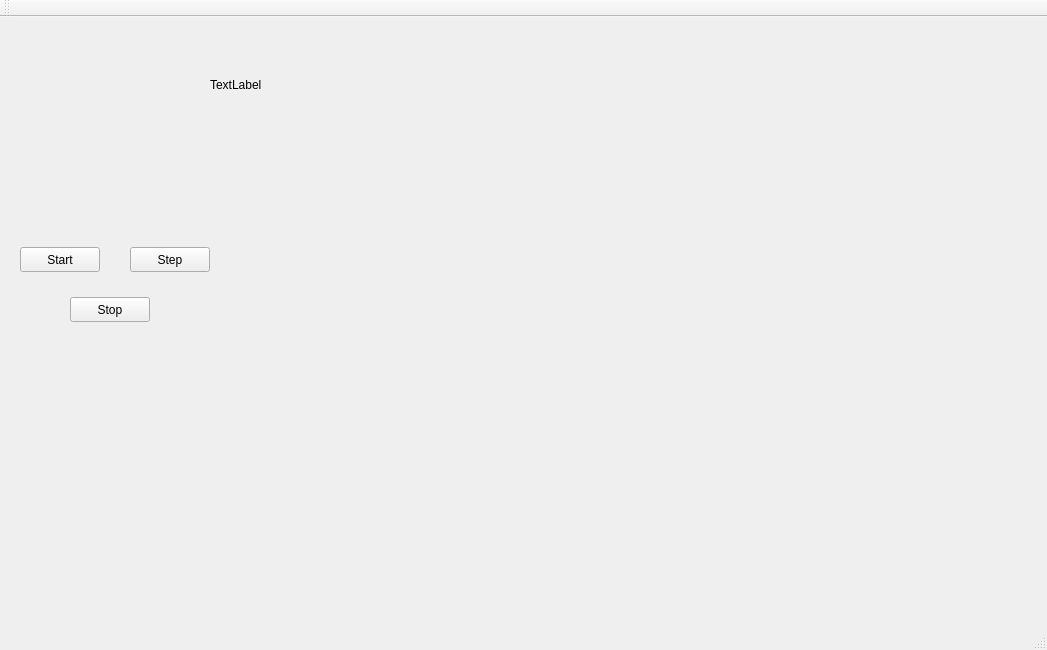
<?xml version="1.0" encoding="UTF-8"?>
<ui version="4.0">
 <class>MainWindow</class>
 <widget class="QMainWindow" name="MainWindow">
  <property name="geometry">
   <rect>
    <x>0</x>
    <y>0</y>
    <width>1047</width>
    <height>650</height>
   </rect>
  </property>
  <property name="windowTitle">
   <string>MainWindow</string>
  </property>
  <widget class="QWidget" name="centralWidget">
   <widget class="QPushButton" name="startButton">
    <property name="geometry">
     <rect>
      <x>20</x>
      <y>230</y>
      <width>80</width>
      <height>25</height>
     </rect>
    </property>
    <property name="text">
     <string>Start</string>
    </property>
   </widget>
   <widget class="QPushButton" name="stepButton">
    <property name="geometry">
     <rect>
      <x>130</x>
      <y>230</y>
      <width>80</width>
      <height>25</height>
     </rect>
    </property>
    <property name="text">
     <string>Step</string>
    </property>
   </widget>
   <widget class="QCustomPlot" name="Plot1" native="true">
    <property name="geometry">
     <rect>
      <x>430</x>
      <y>30</y>
      <width>541</width>
      <height>231</height>
     </rect>
    </property>
   </widget>
   <widget class="QCustomPlot" name="Plot2" native="true">
    <property name="geometry">
     <rect>
      <x>420</x>
      <y>320</y>
      <width>561</width>
      <height>231</height>
     </rect>
    </property>
   </widget>
   <widget class="QPushButton" name="stopButton">
    <property name="geometry">
     <rect>
      <x>70</x>
      <y>280</y>
      <width>80</width>
      <height>25</height>
     </rect>
    </property>
    <property name="text">
     <string>Stop</string>
    </property>
   </widget>
   <widget class="QLabel" name="label">
    <property name="geometry">
     <rect>
      <x>210</x>
      <y>60</y>
      <width>55</width>
      <height>16</height>
     </rect>
    </property>
    <property name="text">
     <string>TextLabel</string>
    </property>
   </widget>
  </widget>
  <widget class="QMenuBar" name="menuBar">
   <property name="geometry">
    <rect>
     <x>0</x>
     <y>0</y>
     <width>1047</width>
     <height>25</height>
    </rect>
   </property>
  </widget>
  <widget class="QToolBar" name="mainToolBar">
   <attribute name="toolBarArea">
    <enum>TopToolBarArea</enum>
   </attribute>
   <attribute name="toolBarBreak">
    <bool>false</bool>
   </attribute>
  </widget>
  <widget class="QStatusBar" name="statusBar"/>
 </widget>
 <layoutdefault spacing="6" margin="11"/>
 <customwidgets>
  <customwidget>
   <class>QCustomPlot</class>
   <extends>QWidget</extends>
   <header>qcustomplot.h</header>
   <container>1</container>
  </customwidget>
 </customwidgets>
 <resources/>
 <connections/>
</ui>
